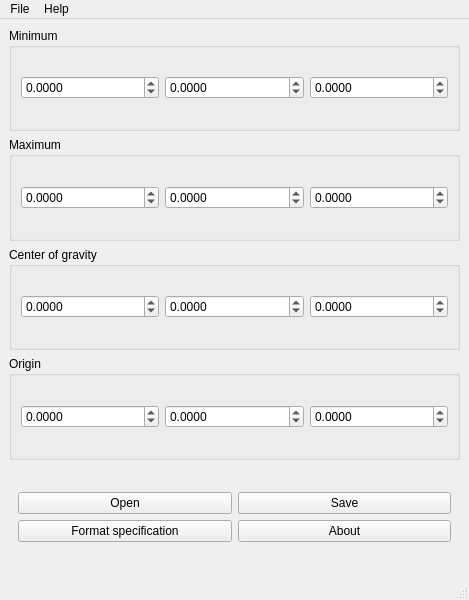
<?xml version="1.0" encoding="UTF-8"?>
<ui version="4.0">
 <class>Window</class>
 <widget class="QMainWindow" name="Window">
  <property name="geometry">
   <rect>
    <x>0</x>
    <y>0</y>
    <width>469</width>
    <height>600</height>
   </rect>
  </property>
  <property name="maximumSize">
   <size>
    <width>1200</width>
    <height>600</height>
   </size>
  </property>
  <property name="windowTitle">
   <string>MTX Editor</string>
  </property>
  <property name="windowIcon">
   <iconset theme="QIcon::ThemeIcon::DocumentProperties"/>
  </property>
  <widget class="QWidget" name="centralwidget">
   <layout class="QVBoxLayout" name="verticalLayout">
    <item>
     <widget class="QGroupBox" name="g1_min">
      <property name="maximumSize">
       <size>
        <width>16777215</width>
        <height>600</height>
       </size>
      </property>
      <property name="title">
       <string>Minimum</string>
      </property>
      <layout class="QHBoxLayout" name="horizontalLayout_2">
       <item>
        <widget class="QDoubleSpinBox" name="g1_x">
         <property name="prefix">
          <string/>
         </property>
         <property name="decimals">
          <number>4</number>
         </property>
         <property name="minimum">
          <double>-500000.000000000000000</double>
         </property>
         <property name="maximum">
          <double>500000.000000000000000</double>
         </property>
        </widget>
       </item>
       <item>
        <widget class="QDoubleSpinBox" name="g1_y">
         <property name="decimals">
          <number>4</number>
         </property>
         <property name="minimum">
          <double>-500000.000000000000000</double>
         </property>
         <property name="maximum">
          <double>500000.000000000000000</double>
         </property>
        </widget>
       </item>
       <item>
        <widget class="QDoubleSpinBox" name="g1_z">
         <property name="decimals">
          <number>4</number>
         </property>
         <property name="minimum">
          <double>-500000.000000000000000</double>
         </property>
         <property name="maximum">
          <double>500000.000000000000000</double>
         </property>
        </widget>
       </item>
      </layout>
     </widget>
    </item>
    <item>
     <widget class="QGroupBox" name="g2_max">
      <property name="maximumSize">
       <size>
        <width>16777215</width>
        <height>600</height>
       </size>
      </property>
      <property name="title">
       <string>Maximum</string>
      </property>
      <layout class="QHBoxLayout" name="horizontalLayout_3">
       <item>
        <widget class="QDoubleSpinBox" name="g2_x">
         <property name="decimals">
          <number>4</number>
         </property>
         <property name="minimum">
          <double>-500000.000000000000000</double>
         </property>
         <property name="maximum">
          <double>500000.000000000000000</double>
         </property>
        </widget>
       </item>
       <item>
        <widget class="QDoubleSpinBox" name="g2_y">
         <property name="decimals">
          <number>4</number>
         </property>
         <property name="minimum">
          <double>-500000.000000000000000</double>
         </property>
         <property name="maximum">
          <double>500000.000000000000000</double>
         </property>
        </widget>
       </item>
       <item>
        <widget class="QDoubleSpinBox" name="g2_z">
         <property name="decimals">
          <number>4</number>
         </property>
         <property name="minimum">
          <double>-500000.000000000000000</double>
         </property>
         <property name="maximum">
          <double>500000.000000000000000</double>
         </property>
        </widget>
       </item>
      </layout>
     </widget>
    </item>
    <item>
     <widget class="QGroupBox" name="g3_cog">
      <property name="maximumSize">
       <size>
        <width>16777215</width>
        <height>600</height>
       </size>
      </property>
      <property name="title">
       <string>Center of gravity</string>
      </property>
      <layout class="QHBoxLayout" name="horizontalLayout_4">
       <item>
        <widget class="QDoubleSpinBox" name="g3_x">
         <property name="decimals">
          <number>4</number>
         </property>
         <property name="minimum">
          <double>-500000.000000000000000</double>
         </property>
         <property name="maximum">
          <double>500000.000000000000000</double>
         </property>
        </widget>
       </item>
       <item>
        <widget class="QDoubleSpinBox" name="g3_y">
         <property name="decimals">
          <number>4</number>
         </property>
         <property name="minimum">
          <double>-500000.000000000000000</double>
         </property>
         <property name="maximum">
          <double>500000.000000000000000</double>
         </property>
        </widget>
       </item>
       <item>
        <widget class="QDoubleSpinBox" name="g3_z">
         <property name="decimals">
          <number>4</number>
         </property>
         <property name="minimum">
          <double>-500000.000000000000000</double>
         </property>
         <property name="maximum">
          <double>500000.000000000000000</double>
         </property>
        </widget>
       </item>
      </layout>
     </widget>
    </item>
    <item>
     <widget class="QGroupBox" name="g4_origin">
      <property name="maximumSize">
       <size>
        <width>16777215</width>
        <height>600</height>
       </size>
      </property>
      <property name="title">
       <string>Origin</string>
      </property>
      <layout class="QHBoxLayout" name="horizontalLayout">
       <item>
        <widget class="QDoubleSpinBox" name="g4_x">
         <property name="decimals">
          <number>4</number>
         </property>
         <property name="minimum">
          <double>-500000.000000000000000</double>
         </property>
         <property name="maximum">
          <double>500000.000000000000000</double>
         </property>
        </widget>
       </item>
       <item>
        <widget class="QDoubleSpinBox" name="g4_y">
         <property name="decimals">
          <number>4</number>
         </property>
         <property name="minimum">
          <double>-500000.000000000000000</double>
         </property>
         <property name="maximum">
          <double>500000.000000000000000</double>
         </property>
        </widget>
       </item>
       <item>
        <widget class="QDoubleSpinBox" name="g4_z">
         <property name="decimals">
          <number>4</number>
         </property>
         <property name="minimum">
          <double>-500000.000000000000000</double>
         </property>
         <property name="maximum">
          <double>500000.000000000000000</double>
         </property>
        </widget>
       </item>
      </layout>
     </widget>
    </item>
    <item>
     <widget class="QWidget" name="widget" native="true">
      <property name="enabled">
       <bool>true</bool>
      </property>
      <layout class="QVBoxLayout" name="verticalLayout_2">
       <item>
        <layout class="QGridLayout" name="gridLayout">
         <item row="0" column="0">
          <widget class="QPushButton" name="buttonOpen">
           <property name="text">
            <string>Open</string>
           </property>
           <property name="icon">
            <iconset theme="QIcon::ThemeIcon::DocumentOpen"/>
           </property>
          </widget>
         </item>
         <item row="1" column="0">
          <widget class="QPushButton" name="buttonSpec">
           <property name="text">
            <string>Format specification</string>
           </property>
           <property name="icon">
            <iconset theme="QIcon::ThemeIcon::MailAttachment"/>
           </property>
          </widget>
         </item>
         <item row="0" column="1">
          <widget class="QPushButton" name="buttonSave">
           <property name="text">
            <string>Save</string>
           </property>
           <property name="icon">
            <iconset theme="QIcon::ThemeIcon::DocumentSave"/>
           </property>
          </widget>
         </item>
         <item row="1" column="1">
          <widget class="QPushButton" name="buttonAbout">
           <property name="text">
            <string>About</string>
           </property>
           <property name="icon">
            <iconset theme="QIcon::ThemeIcon::HelpAbout"/>
           </property>
          </widget>
         </item>
        </layout>
       </item>
      </layout>
     </widget>
    </item>
   </layout>
  </widget>
  <widget class="QMenuBar" name="menubar">
   <property name="geometry">
    <rect>
     <x>0</x>
     <y>0</y>
     <width>469</width>
     <height>31</height>
    </rect>
   </property>
   <widget class="QMenu" name="menuFile">
    <property name="title">
     <string>File</string>
    </property>
    <addaction name="actionNew"/>
    <addaction name="actionOpen"/>
    <addaction name="actionSave"/>
    <addaction name="actionSaveAs"/>
    <addaction name="actionExit"/>
   </widget>
   <widget class="QMenu" name="menuHelp">
    <property name="title">
     <string>Help</string>
    </property>
    <addaction name="actionSpec"/>
    <addaction name="actionAbout"/>
    <addaction name="actionAboutQt"/>
   </widget>
   <addaction name="menuFile"/>
   <addaction name="menuHelp"/>
  </widget>
  <widget class="QStatusBar" name="statusbar"/>
  <action name="actionOpen">
   <property name="icon">
    <iconset theme="QIcon::ThemeIcon::DocumentOpen"/>
   </property>
   <property name="text">
    <string>&amp;Open</string>
   </property>
   <property name="shortcut">
    <string>Ctrl+O</string>
   </property>
  </action>
  <action name="actionSave">
   <property name="icon">
    <iconset theme="QIcon::ThemeIcon::DocumentSave"/>
   </property>
   <property name="text">
    <string>&amp;Save</string>
   </property>
   <property name="shortcut">
    <string>Ctrl+S</string>
   </property>
  </action>
  <action name="actionSpec">
   <property name="icon">
    <iconset theme="QIcon::ThemeIcon::MailAttachment"/>
   </property>
   <property name="text">
    <string>&amp;MTX format specification</string>
   </property>
   <property name="toolTip">
    <string>See the specification of the MTX format on the Web</string>
   </property>
   <property name="shortcut">
    <string>F1</string>
   </property>
  </action>
  <action name="actionAbout">
   <property name="icon">
    <iconset theme="QIcon::ThemeIcon::HelpAbout"/>
   </property>
   <property name="text">
    <string>&amp;About this program</string>
   </property>
  </action>
  <action name="actionExit">
   <property name="icon">
    <iconset theme="QIcon::ThemeIcon::ApplicationExit"/>
   </property>
   <property name="text">
    <string>&amp;Exit</string>
   </property>
   <property name="toolTip">
    <string>Close the application</string>
   </property>
   <property name="shortcut">
    <string>Ctrl+Q</string>
   </property>
  </action>
  <action name="actionNew">
   <property name="icon">
    <iconset theme="QIcon::ThemeIcon::DocumentNew"/>
   </property>
   <property name="text">
    <string>&amp;New</string>
   </property>
   <property name="toolTip">
    <string>Create a new MTX file</string>
   </property>
   <property name="shortcut">
    <string>Ctrl+N</string>
   </property>
  </action>
  <action name="actionSaveAs">
   <property name="icon">
    <iconset theme="QIcon::ThemeIcon::DocumentSaveAs"/>
   </property>
   <property name="text">
    <string>Save as</string>
   </property>
   <property name="shortcut">
    <string>Ctrl+Shift+S</string>
   </property>
  </action>
  <action name="actionAboutQt">
   <property name="icon">
    <iconset theme="QIcon::ThemeIcon::HelpAbout"/>
   </property>
   <property name="text">
    <string>About Qt</string>
   </property>
  </action>
 </widget>
 <resources/>
 <connections>
  <connection>
   <sender>actionExit</sender>
   <signal>triggered()</signal>
   <receiver>Window</receiver>
   <slot>close()</slot>
   <hints>
    <hint type="sourcelabel">
     <x>-1</x>
     <y>-1</y>
    </hint>
    <hint type="destinationlabel">
     <x>199</x>
     <y>299</y>
    </hint>
   </hints>
  </connection>
  <connection>
   <sender>buttonOpen</sender>
   <signal>clicked()</signal>
   <receiver>actionOpen</receiver>
   <slot>trigger()</slot>
   <hints>
    <hint type="sourcelabel">
     <x>122</x>
     <y>496</y>
    </hint>
    <hint type="destinationlabel">
     <x>-1</x>
     <y>-1</y>
    </hint>
   </hints>
  </connection>
  <connection>
   <sender>buttonSpec</sender>
   <signal>clicked()</signal>
   <receiver>actionSpec</receiver>
   <slot>trigger()</slot>
   <hints>
    <hint type="sourcelabel">
     <x>122</x>
     <y>541</y>
    </hint>
    <hint type="destinationlabel">
     <x>-1</x>
     <y>-1</y>
    </hint>
   </hints>
  </connection>
  <connection>
   <sender>buttonSave</sender>
   <signal>clicked()</signal>
   <receiver>actionSave</receiver>
   <slot>trigger()</slot>
   <hints>
    <hint type="sourcelabel">
     <x>346</x>
     <y>496</y>
    </hint>
    <hint type="destinationlabel">
     <x>-1</x>
     <y>-1</y>
    </hint>
   </hints>
  </connection>
  <connection>
   <sender>buttonAbout</sender>
   <signal>clicked()</signal>
   <receiver>actionAbout</receiver>
   <slot>trigger()</slot>
   <hints>
    <hint type="sourcelabel">
     <x>346</x>
     <y>541</y>
    </hint>
    <hint type="destinationlabel">
     <x>-1</x>
     <y>-1</y>
    </hint>
   </hints>
  </connection>
 </connections>
</ui>
